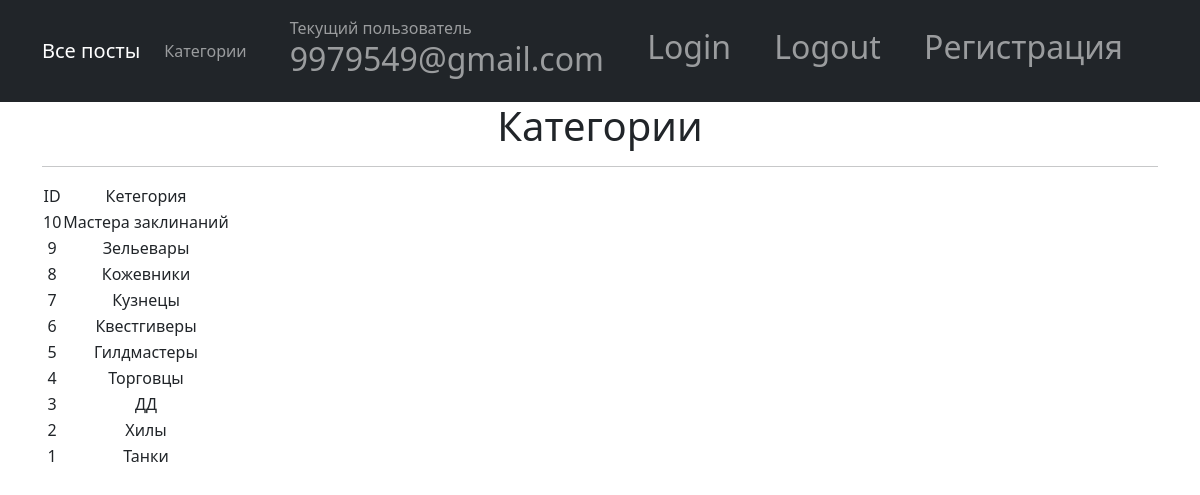
Screenshot of /posts/category/ (signed in) with the database file from the repository.
### main/models.py (models this page shows, shortened)
class Category(models.Model):
    category = models.CharField(max_length=64, unique=True)

### main/views.py (the view)
# urls.py: path('category/', CategoryList.as_view()),
class CategoryList(ListView):
    model = Category
    template_name = 'category.html'
    context_object_name = 'category'
    queryset = Category.objects.order_by('-id')
    form_class = CategoryForm

### templates/category.html (shortened to what this page needs)
{% extends 'flatpages/default.html' %}
{% block content %}
    <h1>Категории</h1>
<hr>
    {% if category %}
        <table>
            <tr>
                 <td>
                    ID
                </td>
                <td>
                    Кетегория
                </td>
            </tr>
        {%  for category in category %}
            <tr>
                 <td>
                    {{category.id}}
                </td>
                <td>
                    {{category.category}}
                </td>
                <td>
                </td>
            </tr>
        {% endfor %}
        </table>
    {% else %}
        <h2>Категорий нет!</h2>
    {% endif %}
{% endblock content %}

### templates/flatpages/default.html (shortened to what this page needs)
<!DOCTYPE html>
{% load static %}
<html lang="en">
    <head>
        <link href="{% static 'css/styles.css' %}" rel="stylesheet" />
    </head>
    <body>
        <nav class="navbar navbar-expand-lg navbar-dark bg-dark static-top">
   <div class="container">
       <a class="navbar-brand" href="/posts/">Все посты</a>
       <div class="collapse navbar-collapse" id="navbarResponsive">
           <ul class="navbar-nav ml-auto">
               <li class="nav-item active">
                   <a class="nav-link" href="/posts/category">Категории
                   </a>
               </li>
           </ul>
       </div>
       <div class="collapse navbar-collapse" id="navbarResponsive">
           <ul class="navbar-nav ml-auto">
               <li class="nav-item active">
                   <a class="nav-link" href="/posts/user">  Текущий пользователь <h2> {{request.user.username}} </h2>
                   </a>
               </li>
           </ul>
       </div>
       <div class="collapse navbar-collapse" id="navbarResponsive">
           <ul class="navbar-nav ml-auto">
               <li class="nav-item active">
                   <a class="nav-link" href="/posts/login/">   <h2> Login </h2>
                   </a>
               </li>
           </ul>
       </div>
        <div class="collapse navbar-collapse" id="navbarResponsive">
           <ul class="navbar-nav ml-auto">
               <li class="nav-item active">
                   <a class="nav-link" href="/posts/logout/">   <h2> Logout </h2>
                   </a>
               </li>
           </ul>
       </div>
       <div class="collapse navbar-collapse" id="navbarResponsive">
           <ul class="navbar-nav ml-auto">
               <li class="nav-item active">
                   <a class="nav-link" href="/posts/signup">   <h2> Регистрация </h2>
                   </a>
               </li>
           </ul>
       </div>
     </div>
</nav>
        <div class="container">
   <div class="row">
       <div class="col-lg-12 text-center">
           {% block content %}{% endblock content %}
       </div>
   </div>
</div>
    </body>
</html>

### rows the page displays
Category: id "10", category "Мастера заклинаний"
Category: id "9", category "Зельевары"
Category: id "8", category "Кожевники"
Category: id "7", category "Кузнецы"
Category: id "6", category "Квестгиверы"
Category: id "5", category "Гилдмастеры"
Category: id "4", category "Торговцы"
Category: id "3", category "ДД"
Category: id "2", category "Хилы"
Category: id "1", category "Танки"

### other values shown
{{ request.user.username }} "9979549@gmail.com"
